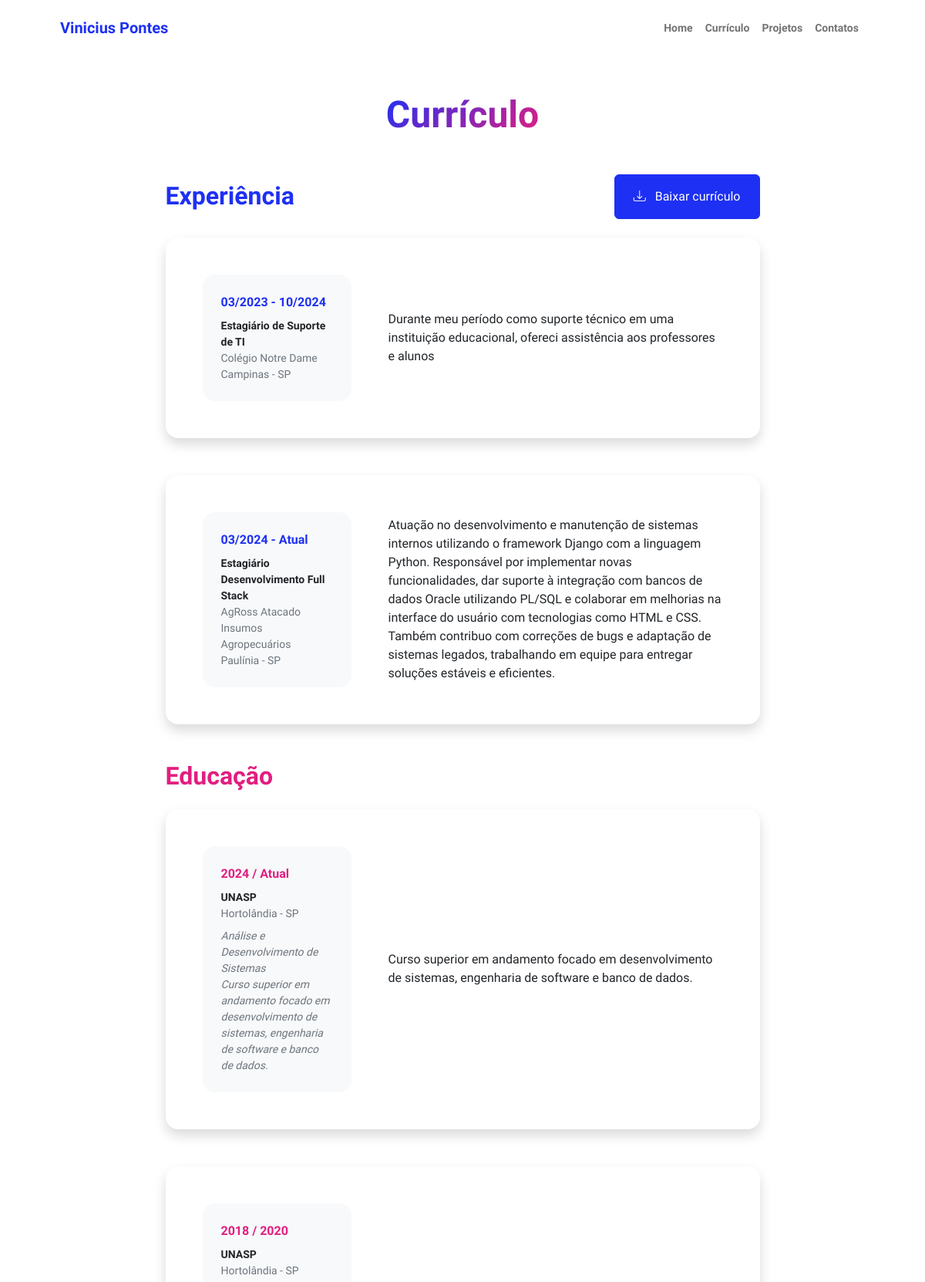
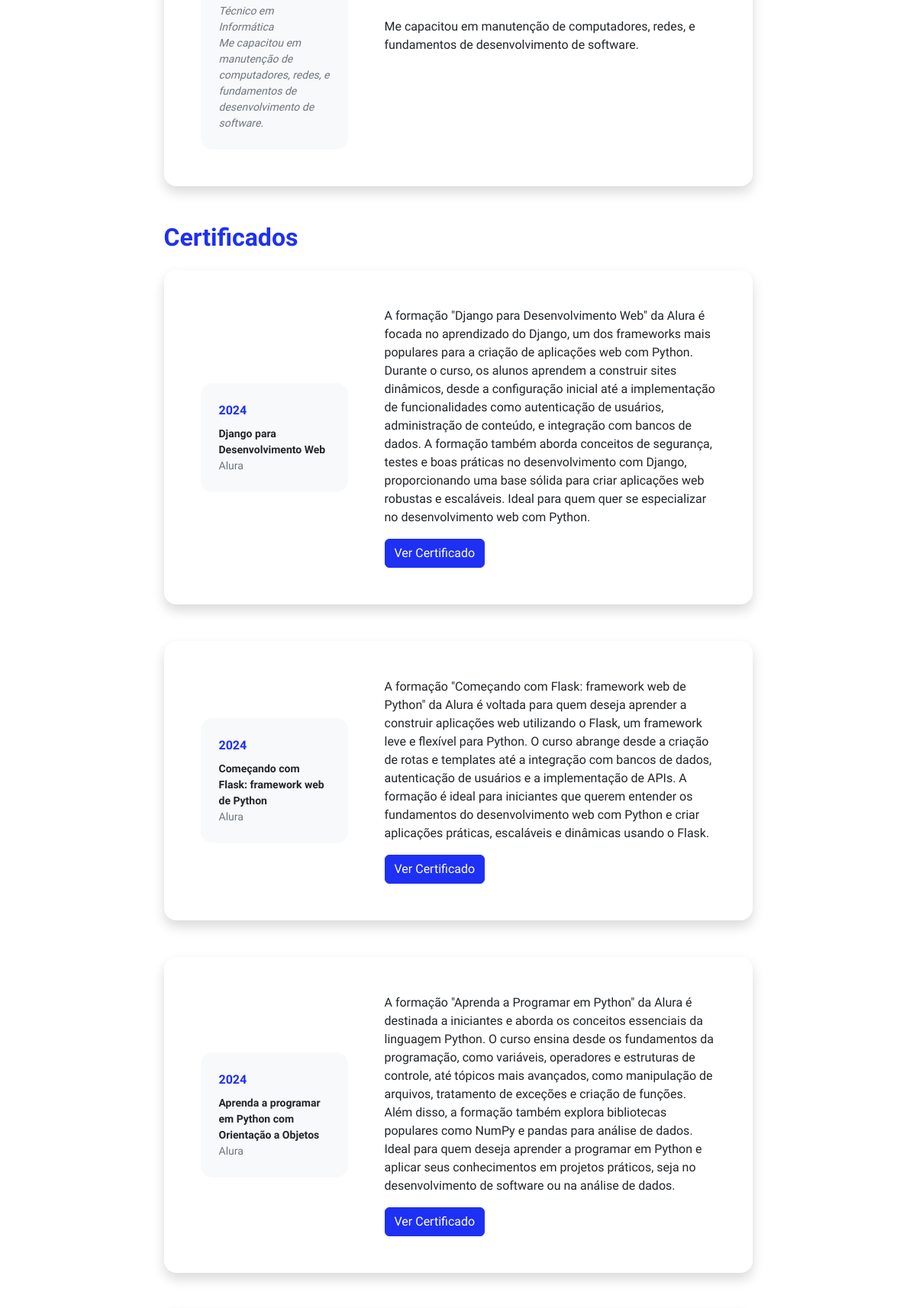
Screenshot of /resume/ (upper part) with the database file from the repository (2 pictures, top to bottom).
### portifolio/models.py (models this page shows, shortened)
class experiencia(models.Model):
    data = models.CharField(max_length=100, null=False, blank=False)
    funcao = models.CharField(max_length=100, null=False, blank=False)
    empresa = models.CharField(max_length=100, null=False, blank=False)
    local = models.CharField(max_length=100, null=False, blank=False)
    descricao = models.TextField(null=False, blank=False)

class educacao(models.Model):
    colegio = models.CharField(max_length=100, null=False, blank=False)
    data = models.CharField(max_length=100, null=False, blank=False)
    local = models.CharField(max_length=100, null=False, blank=False)
    especialidade = models.CharField(max_length=100, null=False, blank=False)
    descricao = models.TextField(null=False, blank=False)

class certificados(models.Model):
    data_cert = models.CharField(max_length=100, null=False, blank=False)
    nome_cert = models.CharField(max_length=100, null=False, blank=False)
    local_cert = models.CharField(max_length=100, null=False, blank=True)
    descricao_cert = models.TextField(null=False, blank=False)
    url_cert = models.CharField(max_length=100, null=False, blank=False)

### portifolio/views.py (the view)
# urls.py: path('resume/', resume, name='resume'),
def resume(request):
    experiencia_list = experiencia.objects.all().order_by('id')
    educacao_list = educacao.objects.all().order_by('-id')
    skills_list = skills.objects.all()
    certificados_list = certificados.objects.all().order_by('-id')
    return render(request, 'resume.html', {
        'experiencias': experiencia_list,
        'educacoes': educacao_list,
        'skills': skills_list,
        'certificados': certificados_list
    })

### templates/resume.html (shortened to what this page needs)
{% extends 'base.html' %} {% load static %} {% block content %}
<main class="flex-shrink-0">
    <div class="container px-5 my-5">
        <div class="text-center mb-5">
            <h1 class="display-5 fw-bolder mb-0"><span class="text-gradient d-inline">Currículo</span></h1>
        </div>
        <div class="row gx-5 justify-content-center">
            <div class="col-lg-11 col-xl-9 col-xxl-8">
                <section>
                    <div class="d-flex align-items-center justify-content-between mb-4">
                        <h2 class="text-primary fw-bolder mb-0">Experiência</h2>
                        <a class="btn btn-primary px-4 py-3" target="_blank"
                            href="{% static 'media/Vinicius_Pontes.pdf' %}">
                            <div class="d-inline-block bi bi-download me-2"></div>
                            Baixar currículo
                        </a>
                    </div>
                    {% for experiencia in experiencias %}
                    <div class="card shadow border-0 rounded-4 mb-5">
                        <div class="card-body p-5">
                            <div class="row align-items-center gx-5">
                                <div class="col text-center text-lg-start mb-4 mb-lg-0">
                                    <div class="bg-light p-4 rounded-4">
                                        <div class="text-primary fw-bolder mb-2">{{experiencia.data}}</div>
                                        <div class="small fw-bolder">{{experiencia.funcao}}</div>
                                        <div class="small text-muted">{{experiencia.empresa}}</div>
                                        <div class="small text-muted">{{experiencia.local}}</div>
                                    </div>
                                </div>
                                <div class="col-lg-8">
                                    <div>{{experiencia.descricao}}</div>
                                </div>
                            </div>
                        </div>
                    </div>
                    {% endfor %}
                    <section>
                        <h2 class="text-secondary fw-bolder mb-4">Educação</h2>
                        {% for educacao in educacoes %}
                        <div class="card shadow border-0 rounded-4 mb-5">
                            <div class="card-body p-5">
                                <div class="row align-items-center gx-5">
                                    <div class="col text-center text-lg-start mb-4 mb-lg-0">
                                        <div class="bg-light p-4 rounded-4">
                                            <div class="text-secondary fw-bolder mb-2">{{ educacao.data }}</div>
                                            <div class="mb-2">
                                                <div class="small fw-bolder">{{ educacao.colegio }}</div>
                                                <div class="small text-muted">{{ educacao.local }}</div>
                                            </div>
                                            <div class="fst-italic">
                                                <div class="small text-muted">{{ educacao.especialidade }}</div>
                                                <div class="small text-muted">{{ educacao.descricao }}</div>
                                            </div>
                                        </div>
                                    </div>
                                    <div class="col-lg-8">
                                        <div>{{ educacao.descricao }}</div>
                                    </div>
                                </div>
                            </div>
                        </div>
                        {% endfor %}
                    </section>
                    <section>
                        <div class="d-flex align-items-center justify-content-between mb-4">
                            <h2 class="text-primary fw-bolder mb-0">Certificados</h2>
                        </div>
                        {% for certificado in certificados %}
                        <div class="card shadow border-0 rounded-4 mb-5">
                            <div class="card-body p-5">
                                <div class="row align-items-center gx-5">
                                    <div class="col text-center text-lg-start mb-4 mb-lg-0">
                                        <div class="bg-light p-4 rounded-4">
                                            <div class="text-primary fw-bolder mb-2">{{ certificado.data_cert }}</div>
                                            <div class="small fw-bolder">{{ certificado.nome_cert }}</div>
                                            <div class="small text-muted">{{ certificado.local_cert }}</div>
                                        </div>
                                    </div>
                                    <div class="col-lg-8">
                                        <div>{{ certificado.descricao_cert }}</div>
                                        <a href="{{ certificado.url_cert }}" target="_blank"
                                            class="btn btn-primary mt-3">Ver Certificado</a>
                                    </div>
                                </div>
                            </div>
                        </div>
                        {% endfor %}
                    </section>
            </div>
        </div>
    </div>
</main>
{% endblock %}

### rows the page displays
experiencia: data "03/2023 - 10/2024", funcao "Estagiário de Suporte de TI", empresa "Colégio Notre Dame", local "Campinas - SP", descricao "Durante meu período como suporte técnico em uma instituição educacional, ofereci assistência aos professores e alunos"
experiencia: data "03/2024 - Atual", funcao "Estagiário Desenvolvimento Full Stack", empresa "AgRoss Atacado Insumos Agropecuários", local "Paulínia - SP", descricao "Atuação no desenvolvimento e manutenção de sistemas internos utilizando o framework Django com a linguagem Python. Responsável por implementar novas funcionalidades, dar suporte à integração com bancos de dados Oracle utilizando PL/SQL e colaborar em melhorias na interface do usuário com tecnologias como HTML e CSS. Também contribuo com correções de bugs e adaptação de sistemas legados, trabalhando em equipe para entregar soluções estáveis e eficientes."
educacao: data "2024 / Atual", colegio "UNASP", local "Hortolândia - SP", especialidade "Análise e Desenvolvimento de Sistemas", descricao "Curso superior em andamento focado em desenvolvimento de sistemas, engenharia de software e banco de dados."
educacao: data "2018 / 2020", colegio "UNASP", local "Hortolândia - SP", especialidade "Técnico em Informática", descricao "Me capacitou em manutenção de computadores, redes, e fundamentos de desenvolvimento de software."
certificados: data_cert "2024", nome_cert "Django para Desenvolvimento Web", local_cert "Alura", descricao_cert "A formação \"Django para Desenvolvimento Web\" da Alura é focada no aprendizado do Django, um dos frameworks mais populares para a criação de aplicações web com Python. Durante o curso, os alunos aprendem a construir sites dinâmicos, desde a configuração inicial até a implementação de funcionalidades como autenticação de usuários, administração de conteúdo, e integração com bancos de dados. A formação também aborda conceitos de segurança, testes e boas práticas no desenvolvimento com Django, proporcionando uma base sólida para criar aplicações web robustas e escaláveis. Ideal para quem quer se especializar no desenvolvimento web com Python."
certificados: data_cert "2024", nome_cert "Começando com Flask: framework web de Python", local_cert "Alura", descricao_cert "A formação \"Começando com Flask: framework web de Python\" da Alura é voltada para quem deseja aprender a construir aplicações web utilizando o Flask, um framework leve e flexível para Python. O curso abrange desde a criação de rotas e templates até a integração com bancos de dados, autenticação de usuários e a implementação de APIs. A formação é ideal para iniciantes que querem entender os fundamentos do desenvolvimento web com Python e criar aplicações práticas, escaláveis e dinâmicas usando o Flask."
certificados: data_cert "2024", nome_cert "Aprenda a programar em Python com Orientação a Objetos", local_cert "Alura", descricao_cert "A formação \"Aprenda a Programar em Python\" da Alura é destinada a iniciantes e aborda os conceitos essenciais da linguagem Python. O curso ensina desde os fundamentos da programação, como variáveis, operadores e estruturas de controle, até tópicos mais avançados, como manipulação de arquivos, tratamento de exceções e criação de funções. Além disso, a formação também explora bibliotecas populares como NumPy e pandas para análise de dados. Ideal para quem deseja aprender a programar em Python e aplicar seus conhecimentos em projetos práticos, seja no desenvolvimento de software ou na análise de dados."
